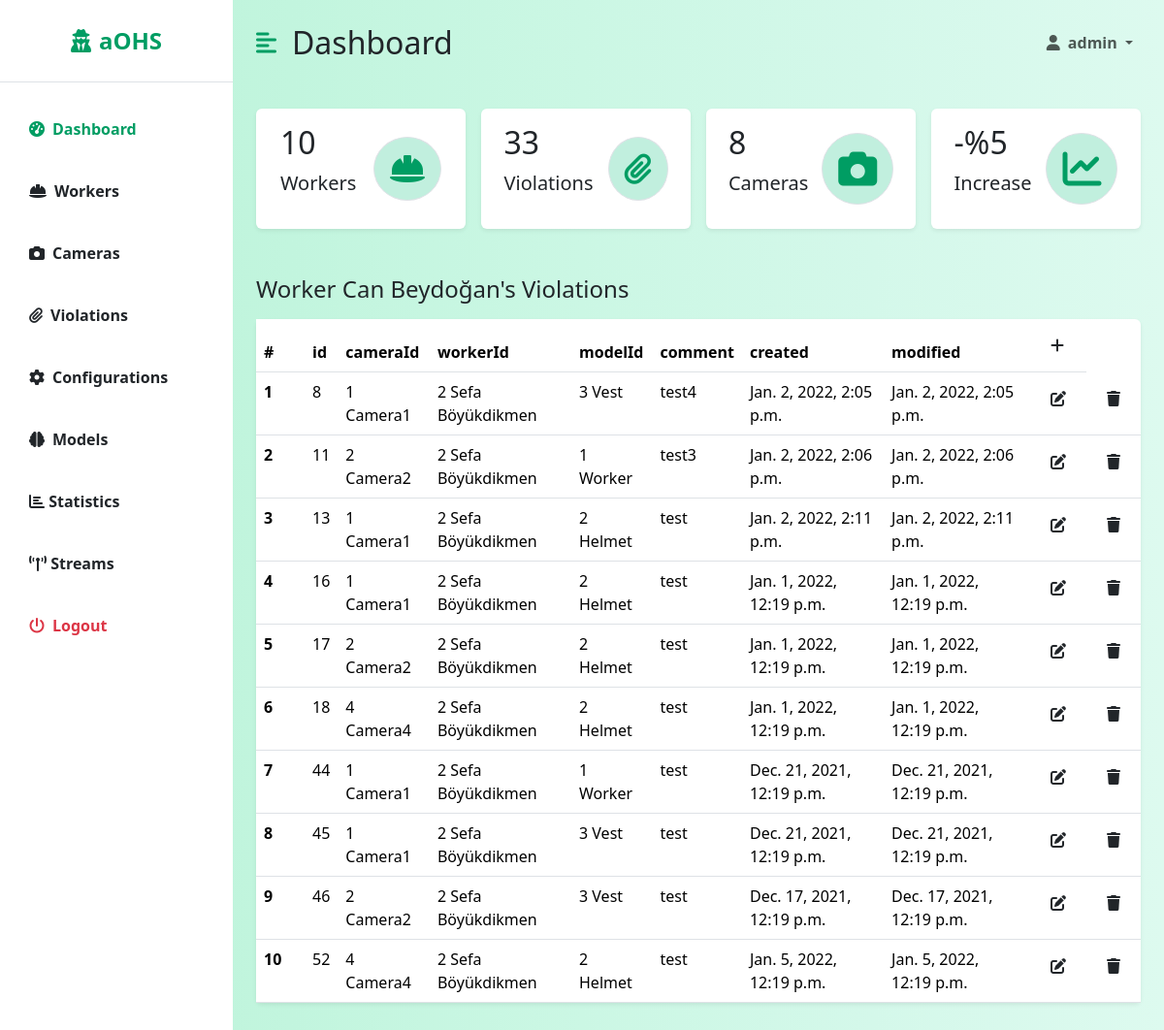
Page /dashboard/violations/worker/2/ (signed in) on the committed database.
### backend/models.py (models this page shows, shortened)
class Worker(models.Model):
    phone_regex = RegexValidator(regex=r'^\+905[0-9]{9}$',
                                 message="Phone number should be in '+905555555555' format")
    id = models.AutoField(primary_key=True)
    name = models.CharField(max_length=100, null=False)
    title = models.CharField(max_length=100, null=False)
    phone = models.CharField(validators=[phone_regex], max_length=17, unique=True, null=False)
    active = models.BooleanField(default=True, null=False)
    created = models.DateTimeField(auto_now_add=True)
    modified = models.DateTimeField(auto_now=True)
    def __str__(self):
        return str(self.id) + " " + str(self.name)

class Violation(models.Model):
    id = models.AutoField(primary_key=True)
    cameraId = models.ForeignKey(Camera, on_delete=models.DO_NOTHING, null=False)
    workerId = models.ForeignKey(Worker, on_delete=models.DO_NOTHING, null=True)
    modelId = models.ForeignKey(Model, on_delete=models.SET_NULL, null=True)
    comment = models.CharField(max_length=250, null=True)
    valid = models.BooleanField(default=True, null=False)
    isNotified = models.BooleanField(default=False, null=False)
    capture = models.ImageField(null=True, blank=True)
    created = models.DateTimeField(auto_now_add=True)
    modified = models.DateTimeField(auto_now=True)

class Camera(models.Model):
    id = models.AutoField(primary_key=True)
    url = models.URLField(max_length=100)
    name = models.CharField(max_length=100, null=False)
    userId = models.ForeignKey(User, on_delete=models.DO_NOTHING, null=True)
    created = models.DateTimeField(auto_now_add=True)
    modified = models.DateTimeField(auto_now=True)
    active = models.BooleanField(default=False)
    def __str__(self):
        return str(self.id) + " " + str(self.name)

class Model(models.Model):
    id = models.AutoField(primary_key=True)
    name = models.CharField(max_length=100, null=False)
    path = models.CharField(max_length=100, null=False)
    created = models.DateTimeField(auto_now_add=True)
    modified = models.DateTimeField(auto_now=True)
    def __str__(self):
        return str(self.id) + " " + str(self.name)

### dashboard/views/violation_views.py (the view)
# urls.py: path('violations/worker/<int:worker_id>/', ViolationWorkerView.as_view()),
class ViolationWorkerView(LoginRequiredMixin, View, GetCountsMixin):
    login_url = '/login/'
    redirect_field_name = 'redirect_to'
    def get(self, request, worker_id):
        headers = ['id', 'cameraId', 'workerId', 'modelId', 'comment', 'created', 'modified']
        data = Violation.objects.filter(valid=True, workerId=worker_id)
        worker = Worker.objects.get(id=1)
        worker_name = worker.name
        worker_title = worker.title
        return render(request, 'dashboard/listWorkerViolation.html',
                      {'headers': headers, 'data': data, 'name': worker_name, 'title': worker_title,
                       'counts': super().get_counts()})

### dashboard/views/mixins.py (called while the page is built)
    def get_counts(self):
        counts = {
            'workers': Worker.objects.filter(active=True).count(),
            'violations': Violation.objects.filter(valid=True).count(),
            'cameras': Camera.objects.count(),
        }
        return counts

### dashboard/templates/dashboard/listWorkerViolation.html
{% extends 'dashboard/dashboard.html' %}
{% block table %}
    <h3 class="fs-4 mb-3">{{ title }} {{ name }}'s Violations</h3>
    <table class="table bg-white rounded shadow-sm  table-hover">
        <thead>
        <tr>
            <th scope="col" width="50">#</th>
            {% for header in headers %}
                <th scope="col">{{ header }}</th>
            {% endfor %}
            <th><a class="btn" href="/dashboard/violations/add/"><i class="fa fa-plus"></i></a></th>
        </tr>
        </thead>
        <tbody>
        {% for datum in data %}
            <tr>
                <th scope="row">{{ forloop.counter }}</th>
                <td>{{ datum.id }}</td>
                <td>{{ datum.cameraId }}</td>
                <td>{{ datum.workerId }}</td>
                <td>{{ datum.modelId }}</td>
                <td>{{ datum.comment }}</td>
                <td>{{ datum.created }}</td>
                <td>{{ datum.modified }}</td>
                <th><a class="btn" href="/dashboard/violations/edit/{{ datum.id }}/"><i class="fa fa-edit"></i></a></th>
                <th><a class="btn" href="/dashboard/violations/delete/{{ datum.id }}/"><i class="fa fa-trash"></i></a>
                </th>
            </tr>
        {% endfor %}
        </tbody>
    </table>
{% endblock %}

### dashboard/templates/dashboard/dashboard.html (shortened to what this page needs)
{% extends 'base.html' %}
{% block dashboard %}
    <div class="d-flex" id="wrapper">
        <div class="bg-white" id="sidebar-wrapper">
            <div class="sidebar-heading text-center py-4 primary-text fs-4 fw-bold  border-bottom"><i
                    class="fas fa-user-secret me-2"></i>aOHS</div>
            <div class="list-group list-group-flush my-3">
                <a href="/dashboard/" class="list-group-item list-group-item-action bg-transparent second-text active"><i
                        class="fas fa-tachometer-alt me-2"></i>Dashboard</a>
                <a href="/dashboard/workers/" class="list-group-item list-group-item-action bg-transparent second-text fw-bold"><i
                        class="fas fa-hard-hat me-2"></i>Workers</a>
                <a href="/dashboard/cameras/" class="list-group-item list-group-item-action bg-transparent second-text fw-bold"><i
                        class="fas fa-camera me-2"></i>Cameras</a>
                <a href="/dashboard/violations/" class="list-group-item list-group-item-action bg-transparent second-text fw-bold"><i
                        class="fas fa-paperclip me-2"></i>Violations</a>
                <a href="/dashboard/configurations/" class="list-group-item list-group-item-action bg-transparent second-text fw-bold"><i
                        class="fas fa-cog me-2"></i>Configurations</a>
                <a href="/dashboard/models/" class="list-group-item list-group-item-action bg-transparent second-text fw-bold"><i
                        class="fas fa-brain me-2"></i>Models</a>
                <a href="/dashboard/statistics/" class="list-group-item list-group-item-action bg-transparent second-text fw-bold"><i
                        class="fa fa-bar-chart"></i> Statistics</a>
                <a href="/dashboard/streams/" class="list-group-item list-group-item-action bg-transparent second-text fw-bold"><i
                        class="fa fa-broadcast-tower fa-flip"></i> Streams</a>
                <a href="/logout" class="list-group-item list-group-item-action bg-transparent text-danger fw-bold"><i
                        class="fas fa-power-off me-2"></i>Logout</a>
            </div>
        </div>
        <div id="page-content-wrapper">
            <nav class="navbar navbar-expand-lg navbar-light bg-transparent py-4 px-4">
                <div class="d-flex align-items-center">
                    <i class="fas fa-align-left primary-text fs-4 me-3" id="menu-toggle"></i>
                    <h2 class="fs-2 m-0">Dashboard</h2>
                </div>
                <div class="collapse navbar-collapse" id="navbarSupportedContent">
                    <ul class="navbar-nav ms-auto mb-2 mb-lg-0">
                        <li class="nav-item dropdown">
                            <a class="nav-link dropdown-toggle second-text fw-bold" href="#" id="navbarDropdown"
                                role="button" data-bs-toggle="dropdown" aria-expanded="false">
                                <i class="fas fa-user me-2"></i>{{ user.username }}
                            </a>
                        </li>
                    </ul>
                </div>
            </nav>
            <div class="container-fluid px-4">
                <div class="row g-3 my-2">
                    <div class="col-md-3">
                        <div class="p-3 bg-white shadow-sm d-flex justify-content-around align-items-center rounded">
                            <div>
                                <h3 class="fs-2">{{ counts.workers }}</h3>
                                <p class="fs-5">Workers</p>
                            </div>
                            <i class="fas fa-hard-hat fs-2 primary-text border rounded-full secondary-bg p-3"></i>
                        </div>
                    </div>
                    <div class="col-md-3">
                        <div class="p-3 bg-white shadow-sm d-flex justify-content-around align-items-center rounded">
                            <div>
                                <h3 class="fs-2">{{ counts.violations }}</h3>
                                <p class="fs-5">Violations</p>
                            </div>
                            <i
                                class="fas fa-paperclip fs-2 primary-text border rounded-full secondary-bg p-3"></i>
                        </div>
                    </div>
                    <div class="col-md-3">
                        <div class="p-3 bg-white shadow-sm d-flex justify-content-around align-items-center rounded">
                            <div>
                                <h3 class="fs-2">{{ counts.cameras }}</h3>
                                <p class="fs-5">Cameras</p>
                            </div>
                            <i class="fas fa-camera  fs-1 primary-text border rounded-full secondary-bg p-3"></i>
                        </div>
                    </div>
                    <div class="col-md-3">
                        <div class="p-3 bg-white shadow-sm d-flex justify-content-around align-items-center rounded">
                            <div>
                                <h3 class="fs-2">-%5</h3>
                                <p class="fs-5">Increase</p>
                            </div>
                            <i class="fas fa-chart-line fs-1 primary-text border rounded-full secondary-bg p-3"></i>
                        </div>
                    </div>
                </div>
                <div class="row my-5">
                    <div class="col">
                        {% block table %}
                        {% endblock %}
                    </div>
                </div>
            </div>
        </div>
    </div>
{% endblock %}

### templates/base.html (style rules this page uses)
:root { --main-bg-color: #009d63; --main-text-color: #009d63; --second-text-color: #bbbec5; --second-bg-color: #c1efde; }
.primary-text { color: var(--main-text-color); }
.secondary-bg { background-color: var(--second-bg-color); }
.rounded-full { border-radius: 100%; }
#wrapper { overflow-x: hidden; background-image: linear-gradient( to right, #baf3d7, #c2f5de, #cbf7e4, #d4f8ea, #ddfaef ); }
#sidebar-wrapper { min-height: 100vh; margin-left: -15rem; transition: margin 0.25s ease-out; }
#sidebar-wrapper .sidebar-heading { padding: 0.875rem 1.25rem; font-size: 1.2rem; }
#sidebar-wrapper .list-group { width: 15rem; }
#page-content-wrapper { min-width: 100vw; }
#menu-toggle { cursor: pointer; }
.list-group-item { border: none; padding: 20px 30px; }
.list-group-item.active { background-color: transparent; color: var(--main-text-color); font-weight: bold; border: none; }
@media (min-width: 768px) { #sidebar-wrapper { margin-left: 0; } }
@media (min-width: 768px) { #page-content-wrapper { min-width: 0; width: 100%; } }

### rows in the picture
Worker: title "Worker", name "Can Beydoğan"
Violation: id "8", cameraId "1 Camera1", workerId "2 Sefa Böyükdikmen", modelId "3 Vest", comment "test4", created "Jan. 2, 2022, 2:05 p.m.", modified "Jan. 2, 2022, 2:05 p.m."
Violation: id "11", cameraId "2 Camera2", workerId "2 Sefa Böyükdikmen", modelId "1 Worker", comment "test3", created "Jan. 2, 2022, 2:06 p.m.", modified "Jan. 2, 2022, 2:06 p.m."
Violation: id "13", cameraId "1 Camera1", workerId "2 Sefa Böyükdikmen", modelId "2 Helmet", comment "test", created "Jan. 2, 2022, 2:11 p.m.", modified "Jan. 2, 2022, 2:11 p.m."
Violation: id "16", cameraId "1 Camera1", workerId "2 Sefa Böyükdikmen", modelId "2 Helmet", comment "test", created "Jan. 1, 2022, 12:19 p.m.", modified "Jan. 1, 2022, 12:19 p.m."
Violation: id "17", cameraId "2 Camera2", workerId "2 Sefa Böyükdikmen", modelId "2 Helmet", comment "test", created "Jan. 1, 2022, 12:19 p.m.", modified "Jan. 1, 2022, 12:19 p.m."
Violation: id "18", cameraId "4 Camera4", workerId "2 Sefa Böyükdikmen", modelId "2 Helmet", comment "test", created "Jan. 1, 2022, 12:19 p.m.", modified "Jan. 1, 2022, 12:19 p.m."
Violation: id "44", cameraId "1 Camera1", workerId "2 Sefa Böyükdikmen", modelId "1 Worker", comment "test", created "Dec. 21, 2021, 12:19 p.m.", modified "Dec. 21, 2021, 12:19 p.m."
Violation: id "45", cameraId "1 Camera1", workerId "2 Sefa Böyükdikmen", modelId "3 Vest", comment "test", created "Dec. 21, 2021, 12:19 p.m.", modified "Dec. 21, 2021, 12:19 p.m."
Violation: id "46", cameraId "2 Camera2", workerId "2 Sefa Böyükdikmen", modelId "3 Vest", comment "test", created "Dec. 17, 2021, 12:19 p.m.", modified "Dec. 17, 2021, 12:19 p.m."
Violation: id "52", cameraId "4 Camera4", workerId "2 Sefa Böyükdikmen", modelId "2 Helmet", comment "test", created "Jan. 5, 2022, 12:19 p.m.", modified "Jan. 5, 2022, 12:19 p.m."

### other values in the picture
{{ user.username }} "admin"
{{ counts.workers }} "10"
{{ counts.violations }} "33"
{{ counts.cameras }} "8"
{{ header }} "id" "cameraId" "workerId" "modelId" "comment" "created" "modified"
